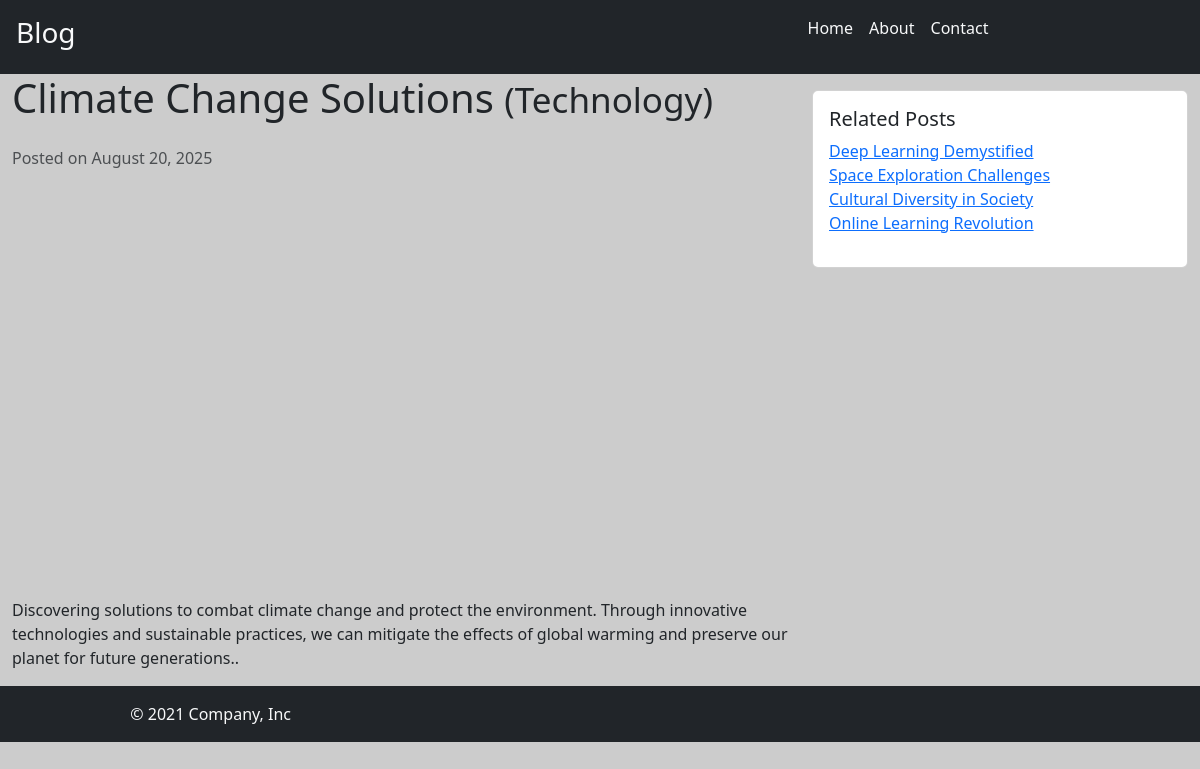
The app's page /post/climate-change-solutions with its own data.
### blog/models.py (models this page shows, shortened)
class Post(models.Model):
    title = models.CharField(max_length=100)
    content = models.TextField()
    img_url = models.URLField(null=True)
    created_at = models.DateTimeField(auto_now_add=True)
    slug = models.SlugField(unique=True)
    category = models.ForeignKey(Category,on_delete=models.CASCADE)

class Category(models.Model):
    name = models.CharField(max_length=100)

### blog/views.py (the view)
# urls.py: path("post/<str:slug>",views.detail, name="detail"),
def detail(request,slug):
    try:
        post = Post.objects.get(slug=slug)
        related_posts = Post.objects.filter(category = post.category).exclude(pk=post.id)
    except Post.DoesNotExist:
        raise Http404("Post doesnot exists")
    return render(request,'blog/detail.html',{"post":post,'related_post':related_posts})

### blog/templates/blog/detail.html
{%extends 'blog/base.html'%}
{%block content%}
<div class="container-fluid ">
    <div class="row">
        <div class="col-lg-8">
          <h1 class="mb-4">{{post.title}} <small>({{post.category.name}})</small></h1>
          <p class="text-muted">Posted on {{post.created_at |date:"F j, Y"}}</p>
          <img src="{{post.img_url}}" class="img-fluid mb-4" alt="Blog Image">
          <p>{{post.content}}.</p>
        </div>
        <div class="col-lg-4">
          <div class="card mt-3">
            <div class="card-body">
              <h5 class="card-title">Related Posts</h5>
              <ul class="list-unstyled">
                {%for related_post in related_post%}
                <li><a href="{% url 'blog:detail' slug=related_post.slug %}">{{related_post.title}}</a></li>
                {%endfor%}
              </ul>
            </div>
          </div>
        </div>
    </div>
</div>
{%endblock%}

### blog/static/blog/style.css (style rules this page uses)
body { background-color: #cccccc; }

### records on screen
Post: title "Climate Change Solutions", category.name "Technology", created_at "August 20, 2025", content "Discovering solutions to combat climate change and protect the environment. Through innovative technologies and sustainable practices, we can mitigate the effects of global warming and preserve our planet for future generations."
Post: title "Deep Learning Demystified"
Post: title "Space Exploration Challenges"
Post: title "Cultural Diversity in Society"
Post: title "Online Learning Revolution"
